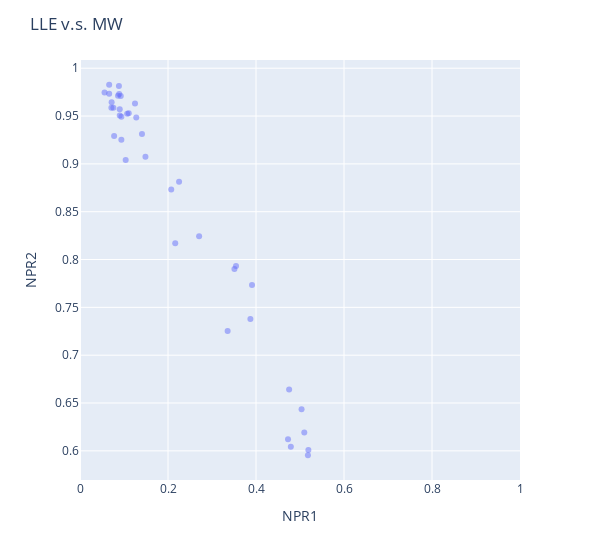

Here is the notebook cell this chart was saved with:
### Code cell
import plotly.express as px
fig = px.scatter(df,
    x='NPR1',
    y='NPR2',
    # color='Molecule Max Phase',
    # color='AlogP',
    # color='Document ChEMBL ID',
    # color='Murcko_generic_SMILES',
    # size='pChEMBL Value',
    # hover_name='Molecule ChEMBL ID',
    # hover_data=['Document ChEMBL ID', df.index],
    opacity=0.5
)
fig.update_layout(
    title='LLE v.s. MW',
    # showlegend=False, # Legendのon/off
    width=600,
    # height=700,
    xaxis=dict(range= (0,1))
) 
fig.update_xaxes
fig.show()

### Figure 1 — Plotly figure (JSON) as saved in the notebook; plotly's stock layout.template omitted (floating-point values rounded to 4 significant figures)
{"data": [{"hovertemplate": "NPR1=%{x}<br>NPR2=%{y}<extra></extra>", "legendgroup": "", "marker": {"color": "#636efa", "opacity": 0.5, "symbol": "circle"}, "mode": "markers", "name": "", "orientation": "v", "showlegend": false, "type": "scatter", "x": [0.08637, 0.07757, 0.3909, 0.1279, 0.3873, 0.518, 0.07189, 0.1107, 0.3356, 0.4727, 0.351, 0.1408, 0.2707, 0.125, 0.08849, 0.09034, 0.2074, 0.07134, 0.07579, 0.1487, 0.3546, 0.09406, 0.09261, 0.06628, 0.2164, 0.09028, 0.4792, 0.1038, 0.09399, 0.05578, 0.1072, 0.519, 0.2251, 0.08903, 0.06626, 0.4753, 0.5097, 0.5035], "xaxis": "x", "y": [0.9713, 0.9292, 0.7734, 0.9485, 0.7377, 0.5954, 0.9643, 0.9529, 0.7252, 0.6122, 0.79, 0.9311, 0.8244, 0.9631, 0.9815, 0.9505, 0.8731, 0.9588, 0.9587, 0.9075, 0.7931, 0.9492, 0.9709, 0.9827, 0.8169, 0.9572, 0.6042, 0.9041, 0.9252, 0.9747, 0.9524, 0.6009, 0.8812, 0.9731, 0.9734, 0.6641, 0.6193, 0.6434], "yaxis": "y"}], "layout": {"legend": {"tracegroupgap": 0}, "margin": {"t": 60}, "title": {"text": "LLE v.s. MW"}, "width": 600, "xaxis": {"anchor": "y", "domain": [0, 1], "range": [0, 1], "title": {"text": "NPR1"}}, "yaxis": {"anchor": "x", "domain": [0, 1], "title": {"text": "NPR2"}}}}
